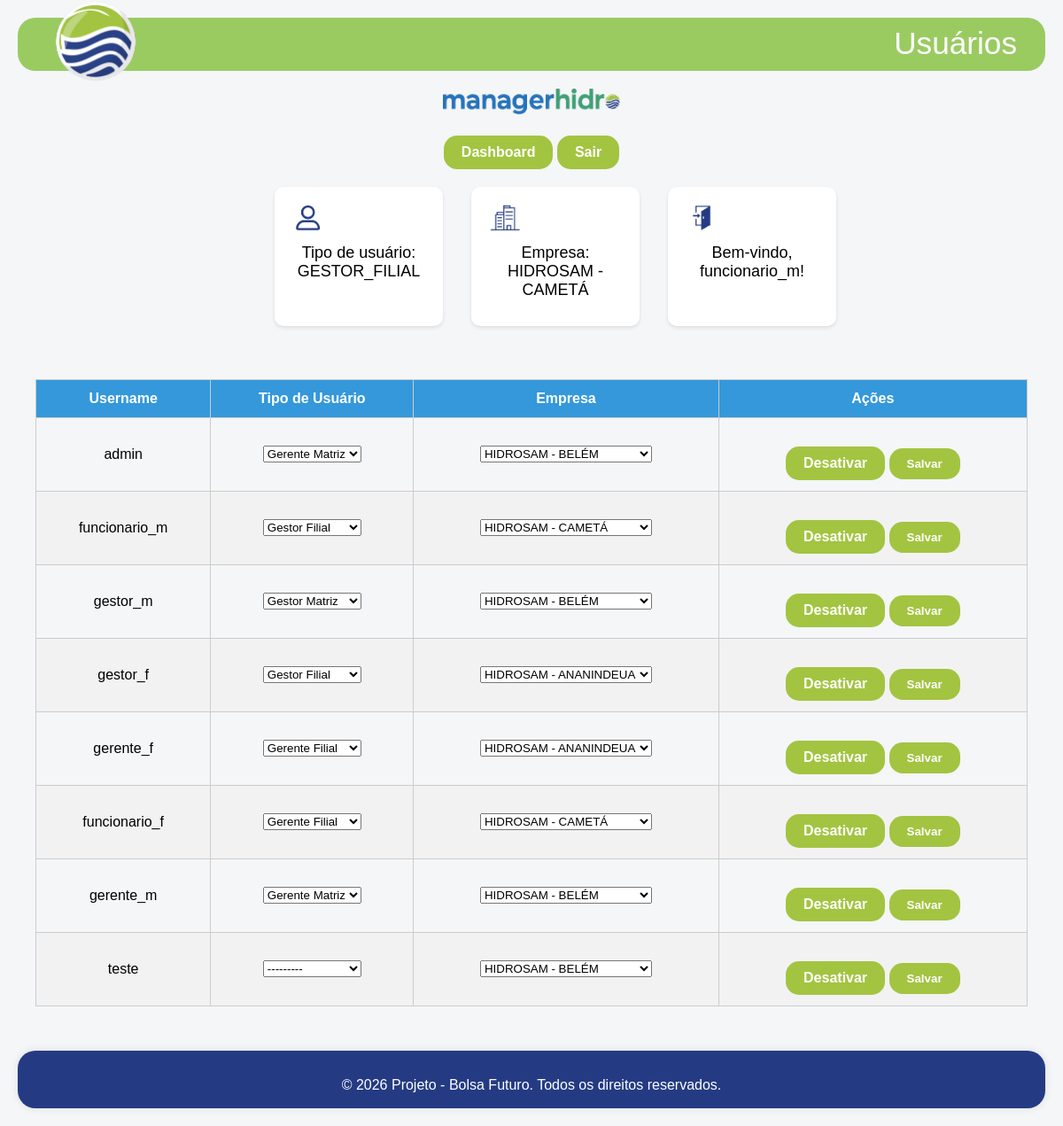
Page /usuarios/lista_usuarios/ (signed in) on the committed database.
### usuarios/models.py (models this page shows, shortened)
class Usuario(AbstractUser):
    TIPOS_USUARIO = [
        ('GERENTE_MATRIZ', 'Gerente Matriz'),
        ('GERENTE_FILIAL', 'Gerente Filial'),
        ('GESTOR_MATRIZ', 'Gestor Matriz'),
        ('GESTOR_FILIAL', 'Gestor Filial'),
        ('FUNCIONARIO', 'Funcionário'),
    ]
    empresa = models.ForeignKey(Empresa, on_delete=models.CASCADE, null=True, blank=True)
    tipo_usuario = models.CharField(max_length=20, choices=TIPOS_USUARIO, null=True, blank=True)
    status_ativo = models.BooleanField(default=False)

### empresas/models.py (models this page shows, shortened)
class Empresa(models.Model):
    nome = models.CharField(max_length=150)
    endereco = models.CharField(max_length=255)
    email = models.EmailField()
    telefone = models.CharField(max_length=20)

### usuarios/views.py (the view)
# urls.py: path('lista_usuarios/', views.lista_usuarios, name='lista_usuarios'),
@login_required(login_url='/login/')
def lista_usuarios(request):
    usuarios = Usuario.objects.all()
    tipos_usuario = Usuario.TIPOS_USUARIO
    empresas = Empresa.objects.all()
    return render(request, 'usuarios/lista_usuarios.html', {
        'usuarios': usuarios,
        'tipos_usuario': tipos_usuario,
        'empresas': empresas,
        'header_title': 'Usuários'
    })

### usuarios/templates/usuarios/lista_usuarios.html (shortened to what this page needs)
{% extends 'base.html' %}
{% block content %}
  <table class="table">
    <thead>
      <tr>
        <th>Username</th>
        <th>Tipo de Usuário</th>
        <th>Empresa</th>
        <th>Ações</th>
      </tr>
    </thead>
    <tbody>
      {% for usuario in usuarios %}
      <tr>
        <form method="post" action="{% url 'alterar_usuario' usuario.id %}">
          <td>{{ usuario.username }}</td>
          <td>
            <select name="tipo_usuario">
              <option value="" {% if not usuario.tipo_usuario %}selected{% endif %}>---------</option>
              {% for tipo in tipos_usuario %}
                <option value="{{ tipo.0 }}" {% if usuario.tipo_usuario == tipo.0 %}selected{% endif %}>
                  {{ tipo.1 }}
                </option>
              {% endfor %}
            </select>
          </td>
          <td>
            <select name="empresa_id">
              {% for empresa in empresas %}
                <option value="{{ empresa.id }}" {% if usuario.empresa.id == empresa.id %}selected{% endif %}>
                  {{ empresa.nome }}
                </option>
              {% endfor %}
            </select>
          </td>
          <td>
            <a href="{% url 'toggle_usuario' usuario.id %}" class="btn">
              {% if usuario.status_ativo %}Desativar{% else %}Ativar{% endif %}
            </a>
            <button type="submit" class="btn">Salvar</button>
          </td>
        </form>
      </tr>
      {% endfor %}
    </tbody>
  </table>
{% endblock %}

### templates/header.html (shortened to what this page needs)
{% load static %}
<header>
  <div class="header-content"></div>
    <div class="logo-container">
      <img src="{% static 'img/logo-hidro.png' %}" alt="Logo" class="logo-img">
    </div>
    {% if header_title %}
      <h1 class="header-title">{{ header_title }}</h1>
    {% endif %}
</header>
<nav class="center">
  <img src="{% static 'img/logo-sistema.png' %}" alt="Imagem centralizada" class="logo-sistema">
  {% if request.user.is_authenticated %}
    <div>
      {% if request.path != '/dashboard/' %}
      <a href="{% url 'dashboard' %}" class="btn">Dashboard</a>
      {% endif %}
      <a href="{% url 'logout' %}" class="btn">Sair</a>
    </div>
  </nav>
    <div class="row">
    <div class="card">
      <img src="{% static 'img/usuario.png' %}" alt="Logo" class="card-img">
      <p class="center">Tipo de usuário: {{ user.tipo_usuario }}</p>
    </div>
    <div class="card">
      <img src="{% static 'img/empresa.png' %}" alt="Logo" class="card-img">
      <p class="center">Empresa: {{ user.empresa.nome }}</p>
    </div>
    <div class="card">
      {% if request.user.is_authenticated %}
        <img src="{% static 'img/login.png' %}" alt="Logo" class="card-img">
        <p class="center">Bem-vindo, {{ request.user.username }}! </p>
      {% endif %}
    </div>
  </div>
  {% endif %}

### usuarios/static/css/style.css (style rules this page uses)
body { font-family: Arial, sans-serif; background-color: #f4f6f8; margin: 0; padding: 20px; }
h1, h2 { color: #2c3e50; text-align: center; }
p { font-size: 18px; margin: 10px 0; }
.center { text-align: center; }
header { position: relative; height: 60px; background-color: transparent; }
.header-content { background-color: #9acb61; height: 100%; width: 100%; position: relative; top: 0; left: 0; z-index: 1; border-radius: 20px; }
.logo-container { position: absolute; top: 50%; left: 2rem; transform: translateY(-50%); z-index: 2; }
.logo-img { height: 100px; width: auto; object-fit: contain; }
.header-title { position: absolute; right: 2rem; color: white; font-size: 2.2rem; font-weight: 20; z-index: 2; top: -25%; }
.card { background-color: #fff; border-radius: 10px; box-shadow: 0 2px 4px rgba(0, 0, 0, 0.1); padding: 20px; margin: 20px 0; max-width: 150px; }
.row { margin-left: 25%; display: flex; flex-wrap: wrap; gap: 2rem; }
.card-img { height: 30px; width: auto; object-fit: contain; }
table { width: 100%; border-collapse: collapse; margin-top: 20px; }
th, td { padding: 12px; border: 1px solid #ccc; text-align: center; }
th { background-color: #3498db; color: white; }
tr:nth-child(even) { background-color: #f2f2f2; }
.btn { display: inline-block; margin-top: 20px; padding: 10px 20px; background-color: #a3c441; color: white; text-decoration: none; border-radius: 15px; font-weight: bold; border: none; }
.logo-sistema { max-width: 200px; margin-top: 20px; }

### rows in the picture
Usuario: tipo_usuario "GESTOR_FILIAL", empresa.nome "HIDROSAM - CAMETÁ", user.username "funcionario_m", username "funcionario_m", tipo_usuario "Gestor Filial", empresa_id "HIDROSAM - CAMETÁ", status_ativo "Desativar"
Usuario: username "admin", tipo_usuario "Gerente Matriz", empresa_id "HIDROSAM - BELÉM", status_ativo "Desativar"
Usuario: username "gestor_m", tipo_usuario "Gestor Matriz", empresa_id "HIDROSAM - BELÉM", status_ativo "Desativar"
Usuario: username "gestor_f", tipo_usuario "Gestor Filial", empresa_id "HIDROSAM - ANANINDEUA", status_ativo "Desativar"
Usuario: username "gerente_f", tipo_usuario "Gerente Filial", empresa_id "HIDROSAM - ANANINDEUA", status_ativo "Desativar"
Usuario: username "funcionario_f", tipo_usuario "Gerente Filial", empresa_id "HIDROSAM - CAMETÁ", status_ativo "Desativar"
Usuario: username "gerente_m", tipo_usuario "Gerente Matriz", empresa_id "HIDROSAM - BELÉM", status_ativo "Desativar"
Usuario: username "teste", tipo_usuario "---------", empresa_id "HIDROSAM - BELÉM", status_ativo "Desativar"

### other values in the picture
{{ header_title }} "Usuários"
